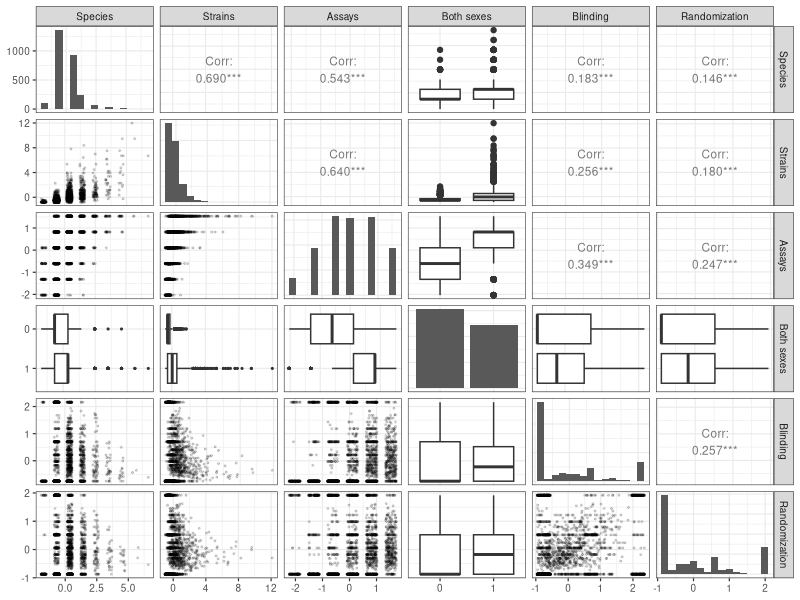
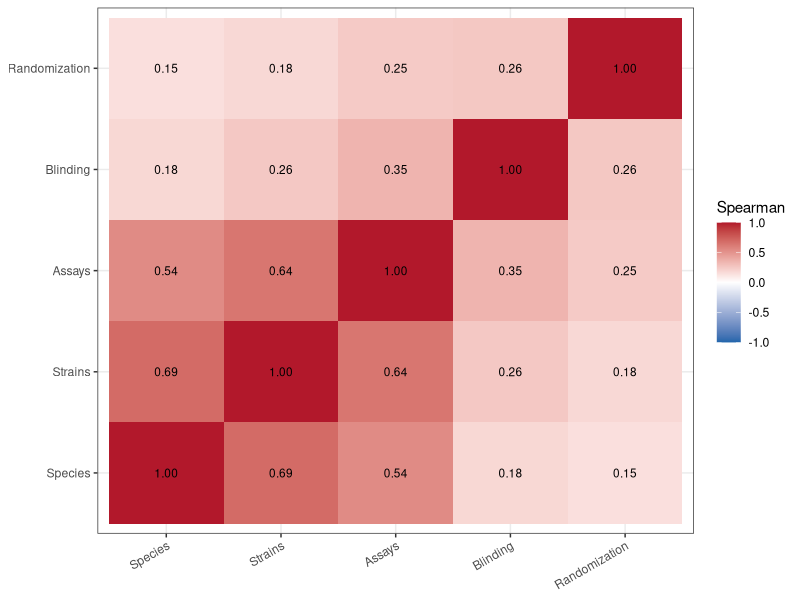
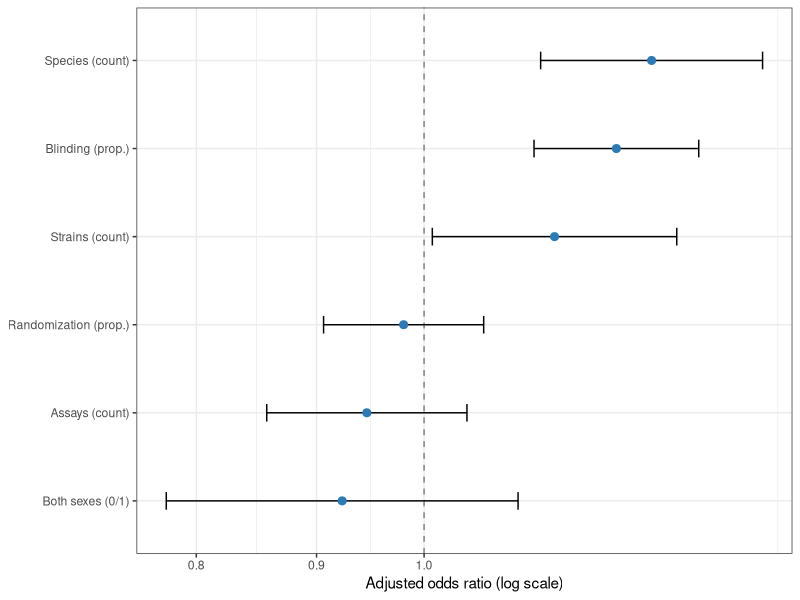
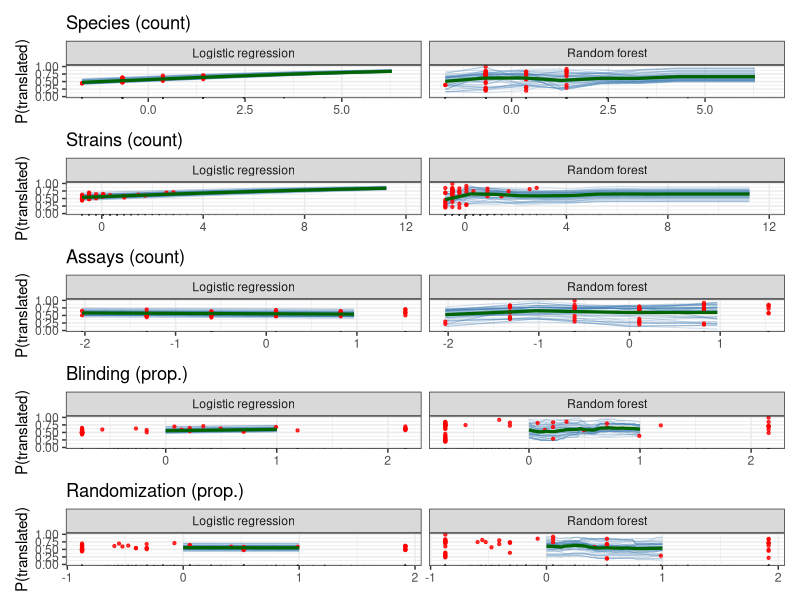
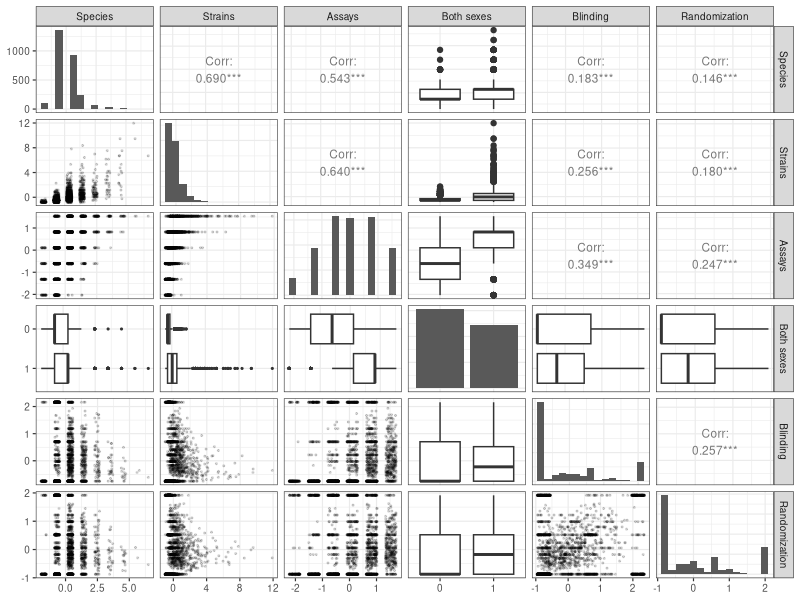
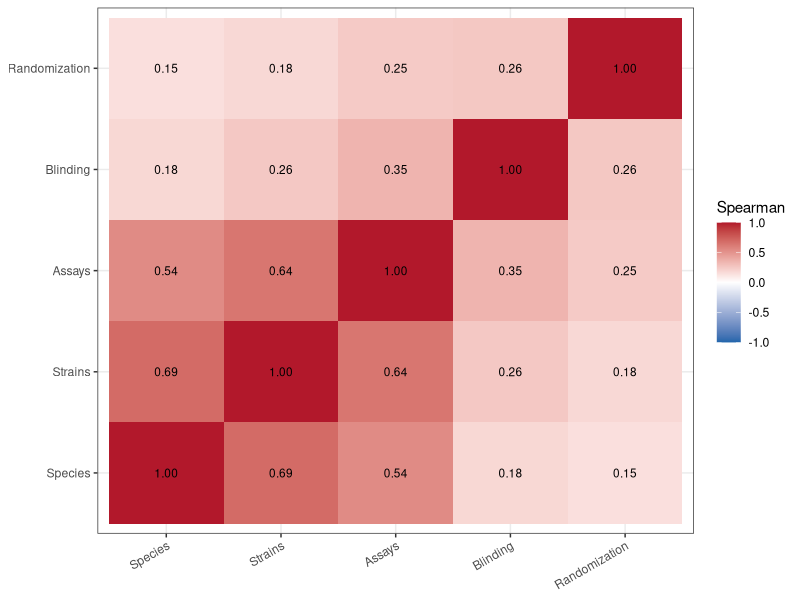
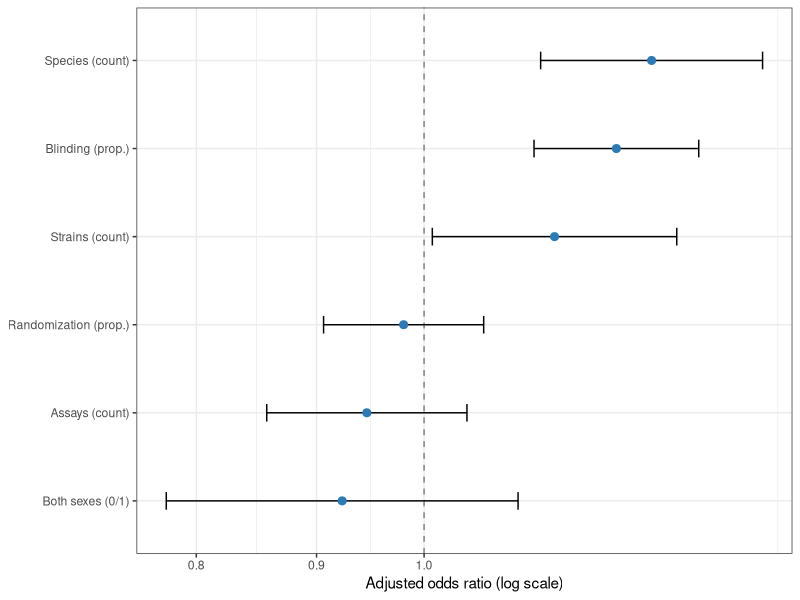
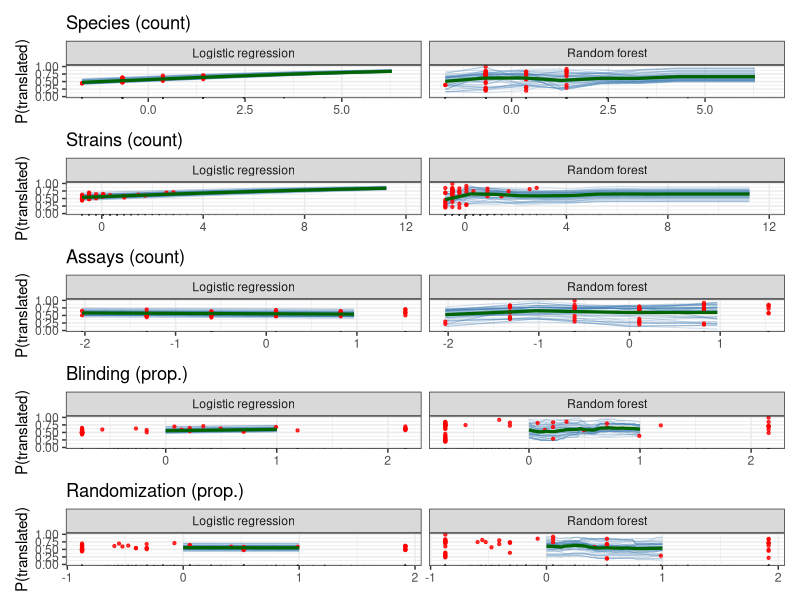

Source code (R) for these figures, in order:
## ---- chunk 1
# ---- global knit options -----------------------------------------------------
knitr::opts_chunk$set(
  echo = TRUE, message = FALSE, warning = FALSE,
  fig.align = "center", fig.pos = "H", dev = "cairo_pdf",
  out.width = "100%"    # scale every figure to the text width (no page overflow)
)

# ---- packages ----------------------------------------------------------------
# install.packages(c("readr","dplyr","tidyr","ggplot2","GGally",
#                    "randomForest","car","knitr","patchwork"))
library(readr); library(dplyr); library(tidyr)
library(ggplot2); library(GGally); library(patchwork)
library(randomForest); library(car); library(knitr)

set.seed(123)                       # reproducible RF, CV and row sampling
theme_set(theme_bw(base_size = 11)) # consistent publication theme

viz_dir <- "viz"                    # folder for saved figures
if (!dir.exists(viz_dir)) dir.create(viz_dir)
## ---- chunk 2
d <- read_csv("../10_drug_disease_translation_analysis/out/df_translation_associations_NEURO_17.csv", show_col_types = FALSE)

# preprocessing exactly as used for the paper's analysis
d$tested_both_sexes_binary <- factor(d$tested_both_sexes, levels = c(0, 1))
d$prop_blinding      <- d$articles_blinding      / d$articles_total
d$prop_randomization <- d$articles_randomization / d$articles_total

# outcome: numeric 0/1 (1 = translated) for glm; factor yes/no for the forest
d$target_num <- d$target
d$target_f   <- factor(d$target, levels = c(1, 0), labels = c("yes", "no"))

# Standardize continuous predictors used in the regression
vars_to_scale <- c(
  "species_unique",
  "strain_unique",
  "assay_unique",
  "prop_blinding",
  "prop_randomization"
)

d[vars_to_scale] <- scale(d[vars_to_scale])

# nice labels
lab <- c(species_unique = "Species (count)", strain_unique = "Strains (count)",
         assay_unique = "Assays (count)", tested_both_sexes_binary = "Both sexes (0/1)",
         prop_blinding = "Blinding (prop.)", prop_randomization = "Randomization (prop.)")

# "appropriate" variables for rank correlation = ordinal counts + proportions
# (the binary sex variable is NOT a ranked quantity and is handled separately)
appropriate <- c("species_unique", "strain_unique", "assay_unique",
                 "prop_blinding", "prop_randomization")

cat("Rows:", nrow(d), "| translated:", sum(d$target_num == 1),
    "| non-translated:", sum(d$target_num == 0), "\n")
## ---- chunk 3
pairs_data <- d %>%
  transmute(`Species` = species_unique, `Strains` = strain_unique,
            `Assays` = assay_unique, `Both sexes` = tested_both_sexes_binary,
            `Blinding` = prop_blinding, `Randomization` = prop_randomization)

p_pairs <- ggpairs(
  pairs_data,
  upper = list(continuous = wrap("cor", method = "spearman", size = 3)),
  lower = list(continuous = wrap("points", alpha = 0.15, size = 0.4,
                                 position = position_jitter(width = 0.2, height = 0)),
               combo = wrap("box_no_facet", outlier.size = 0.4)),
  diag  = list(continuous = wrap("barDiag", bins = 15))  # histogram, not density
) + theme_bw(base_size = 9)

p_pairs                                                    # visualize first ...
ggsave(file.path(viz_dir, "fig_pairs.pdf"), p_pairs, width = 7, height = 6.5)  # ... then save
## ---- chunk 4
cor_mat  <- cor(d[, appropriate], method = "spearman")
cor_long <- as.data.frame(as.table(cor_mat)); names(cor_long) <- c("V1","V2","rho")

nice <- c(species_unique="Species", strain_unique="Strains", assay_unique="Assays",
          prop_blinding="Blinding", prop_randomization="Randomization")
p_heat <- ggplot(cor_long, aes(V1, V2, fill = rho)) +
  geom_tile() +
  geom_text(aes(label = sprintf("%.2f", rho)), size = 3) +
  scale_fill_gradient2(low = "#2166AC", mid = "white", high = "#B2182B",
                       midpoint = 0, limits = c(-1, 1)) +
  scale_x_discrete(labels = nice) + scale_y_discrete(labels = nice) +
  theme(axis.text.x = element_text(angle = 30, hjust = 1)) +
  labs(x = NULL, y = NULL, fill = "Spearman")

p_heat
ggsave(file.path(viz_dir, "fig_corr_heatmap.pdf"), p_heat, width = 6.4, height = 5.2)
## ---- chunk 5
kable(round(cor_mat, 2), booktabs = TRUE,
      caption = "Spearman correlation (appropriate variables).")
## ---- chunk 6
glm_fit <- glm(target_num ~ species_unique + strain_unique + assay_unique +
                            tested_both_sexes_binary + prop_blinding +
                            prop_randomization, data = d, family = binomial())
vif_tab <- data.frame(Predictor = lab[names(vif(glm_fit))], VIF = as.numeric(vif(glm_fit)))
kable(vif_tab, digits = 2, row.names = FALSE, booktabs = TRUE,
      caption = "Variance inflation factors. All well below 5 -> no problematic collinearity.")
## ---- chunk 7
or_tab <- data.frame(
  Predictor = lab[gsub("1$", "", names(coef(glm_fit)))][-1],
  AOR    = exp(coef(glm_fit))[-1],
  CI_low = exp(confint.default(glm_fit))[-1, 1],
  CI_high= exp(confint.default(glm_fit))[-1, 2],
  p_value= summary(glm_fit)$coefficients[-1, 4], row.names = NULL)
kable(or_tab, digits = 3, booktabs = TRUE,
      caption = "Adjusted odds ratios -- reproduces the paper (Species 1.26, Blinding 1.68, ...).")
## ---- chunk 8
p_forest <- ggplot(or_tab, aes(x = AOR, y = reorder(Predictor, AOR))) +
  geom_vline(xintercept = 1, linetype = "dashed", colour = "grey50") +
  geom_errorbarh(aes(xmin = CI_low, xmax = CI_high), height = 0.2) +
  geom_point(size = 2.4, colour = "#2C7BB6") +
  scale_x_log10() + labs(x = "Adjusted odds ratio (log scale)", y = NULL)

p_forest
ggsave(file.path(viz_dir, "fig_forest.pdf"), p_forest, width = 7, height = 3.2)
## ---- chunk 9
rf <- randomForest(target_f ~ species_unique + strain_unique + assay_unique +
                              tested_both_sexes_binary + prop_blinding +
                              prop_randomization, data = d,
                   ntree = 500, nodesize = 5)
## ---- chunk 10
# ---- small metric helpers ----------------------------------------------------
auc <- function(score, y) {          # rank-based AUC (Mann-Whitney)
  r <- rank(score); n1 <- sum(y == 1); n0 <- sum(y == 0)
  (sum(r[y == 1]) - n1 * (n1 + 1) / 2) / (n1 * n0)
}
logloss <- function(p, y) { p <- pmin(pmax(p, 1e-15), 1 - 1e-15)
  -mean(y * log(p) + (1 - y) * log(1 - p)) }
brier <- function(p, y) mean((p - y)^2)

# ---- 10-fold cross-validation for both models --------------------------------
K <- 10; folds <- sample(rep(1:K, length.out = nrow(d)))
form <- target_num ~ species_unique + strain_unique + assay_unique +
                     tested_both_sexes_binary + prop_blinding + prop_randomization
cv <- lapply(1:K, function(k) {
  tr <- d[folds != k, ]; te <- d[folds == k, ]; yte <- te$target_num
  # logistic regression
  g  <- glm(form, data = tr, family = binomial())
  pg <- predict(g, te, type = "response")
  # random forest (positive class = "yes")
  rf_k <- randomForest(target_f ~ species_unique + strain_unique + assay_unique +
                                  tested_both_sexes_binary + prop_blinding +
                                  prop_randomization, data = tr, ntree = 500, nodesize = 5)
  pr <- predict(rf_k, te, type = "prob")[, "yes"]
  data.frame(
    Logistic_AUC = auc(pg, yte),  RF_AUC = auc(pr, yte),
    Logistic_LL  = logloss(pg, yte), RF_LL = logloss(pr, yte),
    Logistic_Brier = brier(pg, yte), RF_Brier = brier(pr, yte))
})
cv <- bind_rows(cv)

cmp <- data.frame(
  Metric = c("AUC (higher better)", "Log-loss (lower better)", "Brier (lower better)"),
  Logistic = c(mean(cv$Logistic_AUC), mean(cv$Logistic_LL), mean(cv$Logistic_Brier)),
  RandomForest = c(mean(cv$RF_AUC), mean(cv$RF_LL), mean(cv$RF_Brier)))
kable(cmp, digits = 3, booktabs = TRUE,
      caption = "10-fold cross-validated performance. The two models are essentially tied.")
## ---- chunk 11
ice_feats <- appropriate                       # 5 ordinal/continuous features
sample_idx <- sample(nrow(d), 50)              # shared random subset -> avoid crowding

make_grid <- function(x, f)                    # values to slide the feature over
  if (grepl("^prop_", f)) seq(0, 1, length.out = 40) else seq(min(x), max(x), by = 1)

# build all ICE curves for one prediction function
build_ice <- function(predict_prob, model_name) {
  do.call(rbind, lapply(ice_feats, function(f) {
    g <- make_grid(d[[f]], f)
    do.call(rbind, lapply(sample_idx, function(i) {
      nd <- d[rep(i, length(g)), ]; nd[[f]] <- g
      data.frame(model = model_name, feature = f, row_id = i,
                 x = g, prob = predict_prob(nd))
    }))
  }))
}
# the single observed (non-extrapolated) point per curve
build_pts <- function(predict_prob, model_name)
  do.call(rbind, lapply(ice_feats, function(f)
    data.frame(model = model_name, feature = f, x = d[[f]][sample_idx],
               prob = predict_prob(d[sample_idx, ]))))

predict_logit <- function(nd) as.numeric(predict(glm_fit, nd, type = "response"))
predict_rf    <- function(nd) predict(rf, nd, type = "prob")[, "yes"]

curves <- rbind(build_ice(predict_logit, "Logistic regression"),
                build_ice(predict_rf,    "Random forest"))
points_ <- rbind(build_pts(predict_logit, "Logistic regression"),
                 build_pts(predict_rf,    "Random forest"))
## ---- chunk 12
# green mean curve = average of the ICE curves = partial-dependence (PD) curve
pd_curve <- curves %>%
  group_by(model, feature, x) %>%
  summarise(prob = mean(prob), .groups = "drop")

# one row per feature (left = logistic, right = RF), stacked with patchwork
panel <- function(f) {
  ggplot() +
    geom_line(data = subset(curves, feature == f),
              aes(x, prob, group = row_id), colour = "steelblue",
              alpha = 0.25, linewidth = 0.35) +
    geom_point(data = subset(points_, feature == f),
               aes(x, prob), colour = "red", size = 0.8, alpha = 0.8) +
    geom_line(data = subset(pd_curve, feature == f),          # green mean curve
              aes(x, prob), colour = "darkgreen", linewidth = 1.1) +
    geom_rug(data = data.frame(x = d[[f]]), aes(x = x), sides = "b", alpha = 0.10) +
    facet_wrap(~ model, ncol = 2) +
    coord_cartesian(ylim = c(0, 1)) +
    labs(title = lab[f], x = NULL, y = "P(translated)")
}
p_ice <- wrap_plots(lapply(ice_feats, panel), ncol = 1)

p_ice
ggsave(file.path(viz_dir, "fig_ICE_logreg_vs_rf.pdf"), p_ice, width = 7, height = 8.5)
## ---- chunk 13
sessionInfo()
